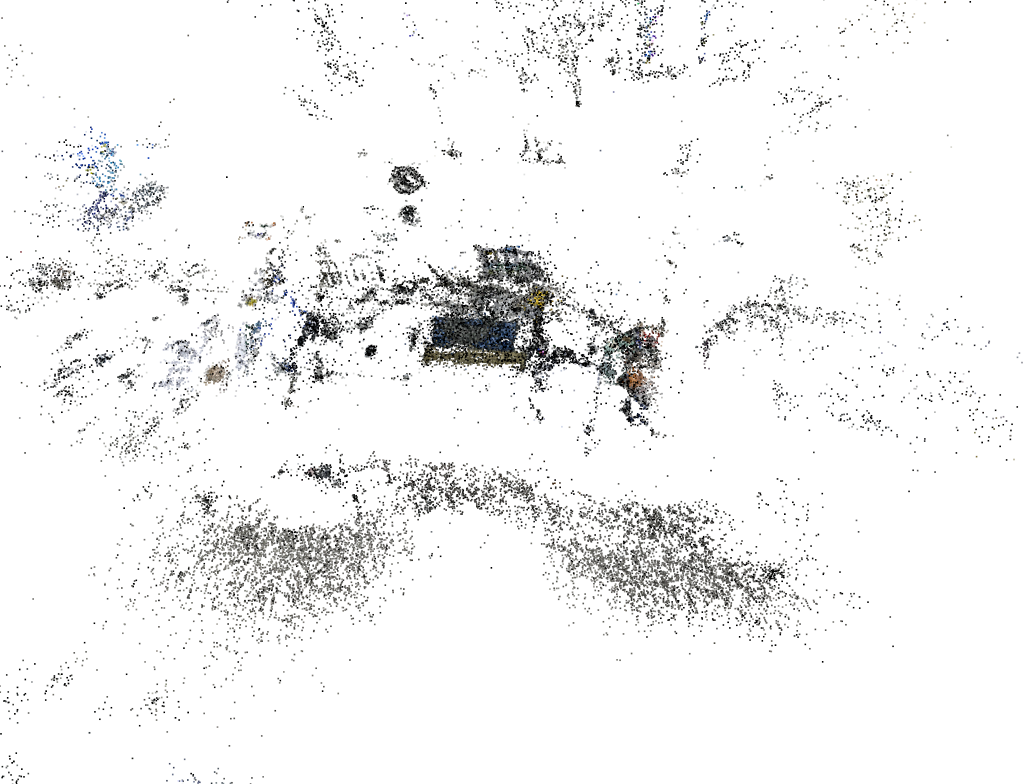
#> input picture imgs/point3D.jpg, 3074 x 2352 px (shown at 1/3 size)
$ python undistort.py --intrinsic 1.0 1.0 1.0 1.0 --distortion 1.0 --input_folder ../imgs --output_folder out
#> lines starting #> are read from the running program, lines starting #| are printed output that depends on the picture
import cv2
import numpy as np
import os
import glob
import argparse
from tqdm import tqdm

# Define command-line arguments
parser = argparse.ArgumentParser(description="Undistort a folder of images using pre-defined camera calibration")
parser.add_argument("--intrinsic", nargs=4, type=float, required=True, help="Camera intrinsic parameters: fx, fy, cx, cy")
parser.add_argument("--distortion", nargs='+', type=float, required=True, help="Camera distortion coefficients: k1, [k2, [p1, [p2]]]")
parser.add_argument("--input_folder", type=str, required=True, help="Path to the input folder containing images to undistort")
parser.add_argument("--output_folder", type=str, required=True, help="Path to the output folder to save undistorted images")
args = parser.parse_args()

# Parse intrinsic and distortion parameters from command-line arguments
intrinsic = np.array([
    [args.intrinsic[0], 0, args.intrinsic[2]],
    [0, args.intrinsic[1], args.intrinsic[3]],
    [0., 0., 1.]
])

distortion = np.zeros((5, 1), dtype=np.float64)

# Assign the distortion coefficients one by one
for i, coeff in enumerate(args.distortion):
    distortion[i, 0] = coeff

# Set any remaining distortion coefficients to zero
num_distortion_coeffs = len(args.distortion)
if num_distortion_coeffs < 5:
    for i in range(num_distortion_coeffs, 5):
        distortion[i] = 0


# Path to the folder containing images to undistort
input_folder = args.input_folder
output_folder = args.output_folder

# Create output folder if it does not exist
if not os.path.exists(output_folder):
    os.makedirs(output_folder)

# List all image files in the folder
image_files = glob.glob(os.path.join(input_folder, '*.jpg')) + glob.glob(os.path.join(input_folder, '*.png'))

# Undistort and save images
for img_file in tqdm(image_files, desc='Undistorting images', unit='image'):
    # Read the image
    img = cv2.imread(img_file)
#> img is the input picture: shape (2352, 3074, 3); mean B, G, R 242.7, 242.8, 242.8

    # Undistort the image
    undistorted_img = cv2.undistort(img, intrinsic, distortion)
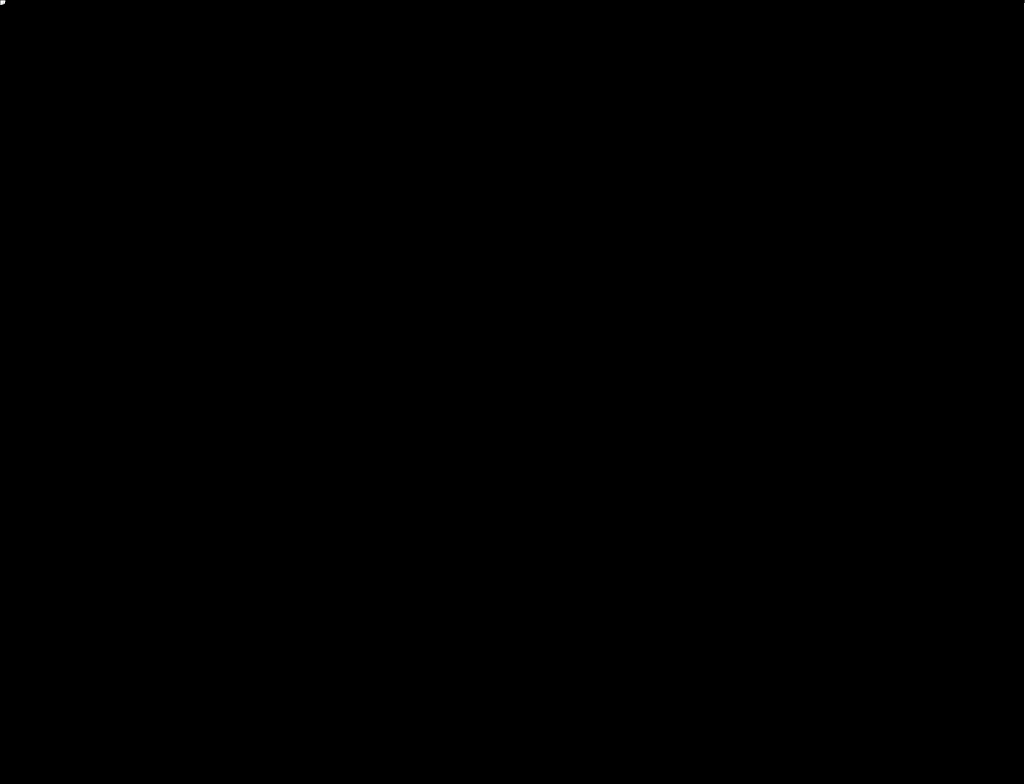
#> undistorted_img: shape (2352, 3074, 3) (shown at 1/3 size); mean B, G, R 0.2, 0.2, 0.2

    # Save the undistorted image
    output_img_file = os.path.join(output_folder, os.path.basename(img_file))
    cv2.imwrite(output_img_file, undistorted_img)

print("Undistorted images saved to:", output_folder)
